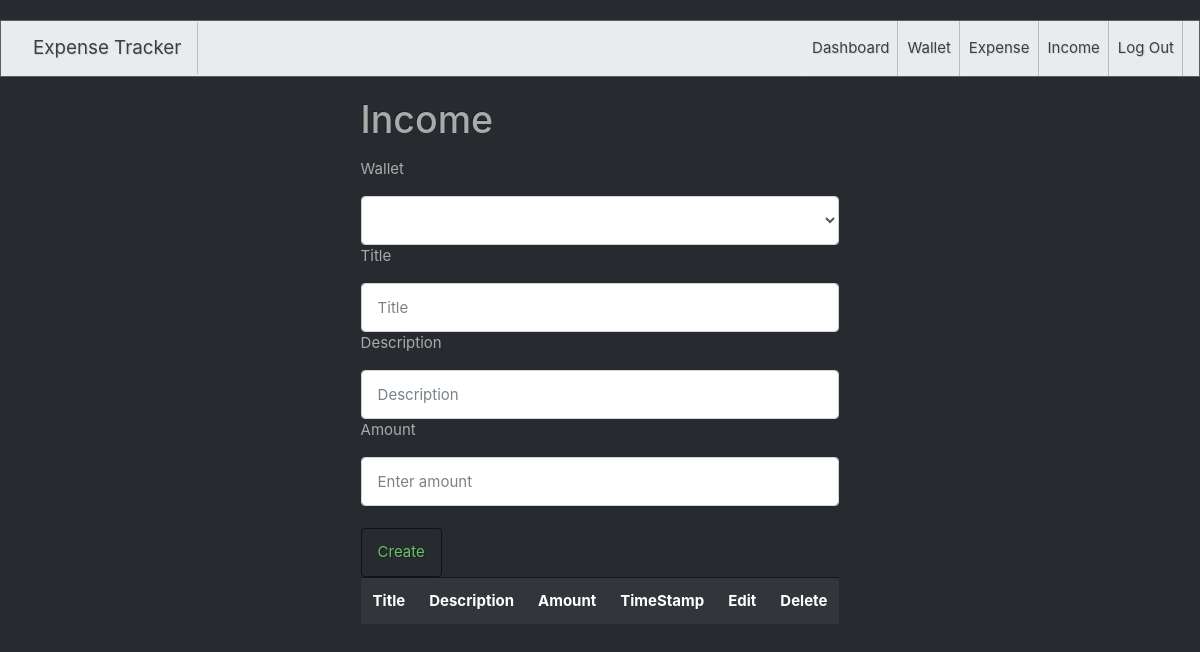
Before: /income/ (signed in) with the older database file.
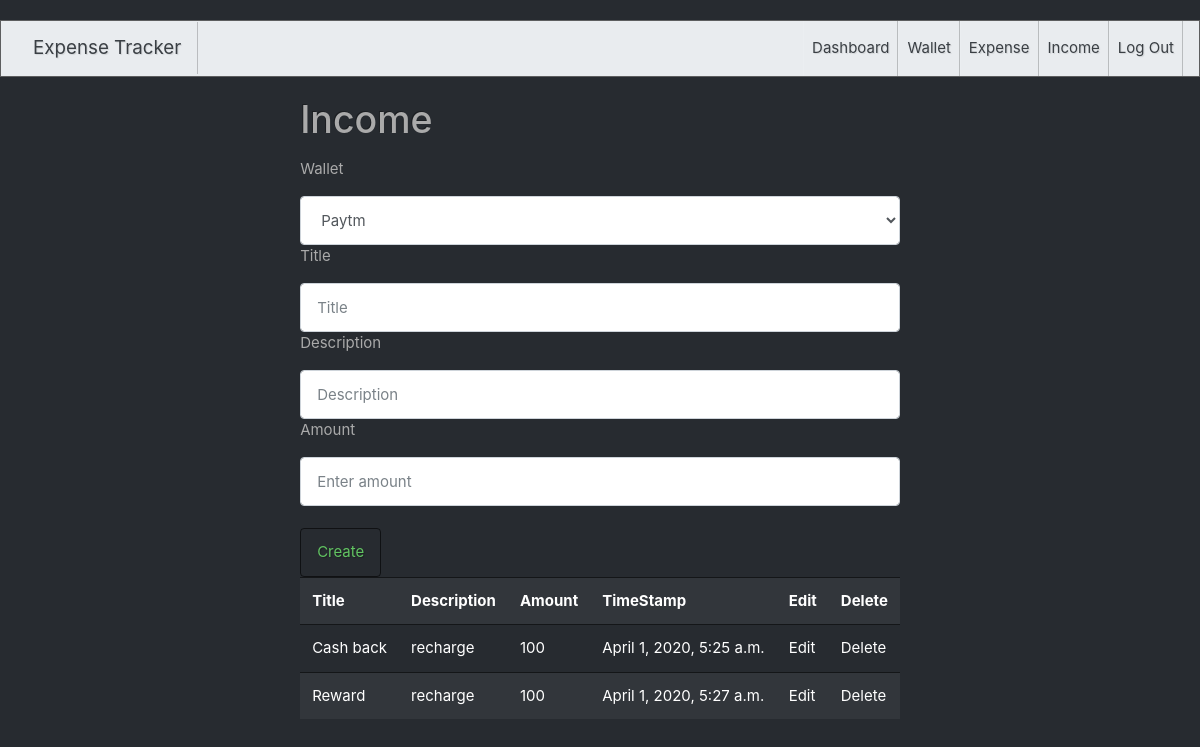
After: the same page with the newer database file.
### tracker/models.py (models this page shows, shortened)
class Income(models.Model):
    title= models.CharField(max_length = 100 )
    description=models.TextField()
    Amount =models.IntegerField()
    timestamp =models.DateTimeField(auto_now=True)
    user=models.ForeignKey(User,on_delete=models.CASCADE,null=True,blank=True)
    wallet=models.ForeignKey(Wallet,on_delete=models.CASCADE,null=True,blank=True)

### tracker/views.py (the view)
# urls.py: path('income/',get_all_income),
def get_all_income(request):
    user=request.user
    all_wallet=Wallet.objects.filter(user=user)
    all_income=Income.objects.filter(user=user)
    return render(request,"income.html",{"income":all_income,"wallet":all_wallet})

### tracker/templates/income.html (shortened to what this page needs)
{% extends 'bootswatch.html' %}
{% block body %}
<div class="row">
    <div class="col-12">
        <h1>Income</h1>
       <table class="table table-striped">
           <tr>
               <th>Title</th>
               <th>Description</th>
               <th>Amount</th>
               <th>TimeStamp</th>
               <th>Edit</th>
               <th>Delete</th>
           </tr>
       {% for inc in income %}
           <tr>
               <td>{{inc.title}}</td>
               <td>{{inc.description}}</td>
               <td>{{inc.Amount}}</td>
               <td>{{inc.timestamp}}</td>
               <td><a href="/edit_income/{{inc.id}}/">Edit</a></td>
               <td><a href="/delete_income/{{inc.id}}/">Delete</a></td>
           </tr>
       {% endfor %}
    </div>
</div>
<div>
    <form action="/create_income/" method="post" class="form-group">
     <p>Wallet</p>
     <select name="wallet" class="form-control">
         {% for wal in wallet %}
         <option value="{{wal.id}}">{{wal.name}}</option>
         {% endfor %}
     </select>
     <p>Title</p>
     <input type="text" name="title" placeholder="Title" class="form-control">
     <p>Description</p>
     <input type="text" name="description" placeholder="Description" class="form-control">
     <p>Amount</p>
     <input type="number" name="amount" placeholder="Enter amount" class="form-control" >
     <br>
     <button type="submit" class="btn btn-outline-success">Create</button>
     </form>
</div>
{% endblock %}

Changed rows visible on the page:
added Income: title "Cash back", description "recharge", Amount "100", timestamp "April 1, 2020, 5:25 a.m."
added Income: title "Reward", description "recharge", Amount "100", timestamp "April 1, 2020, 5:27 a.m."
Other visible differences:
form field wallet: (not shown) → "Paytm"
